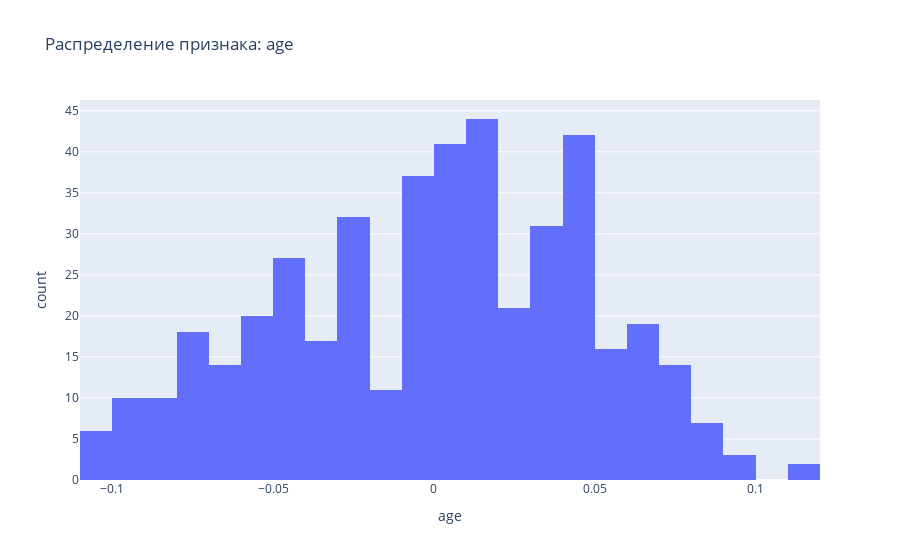
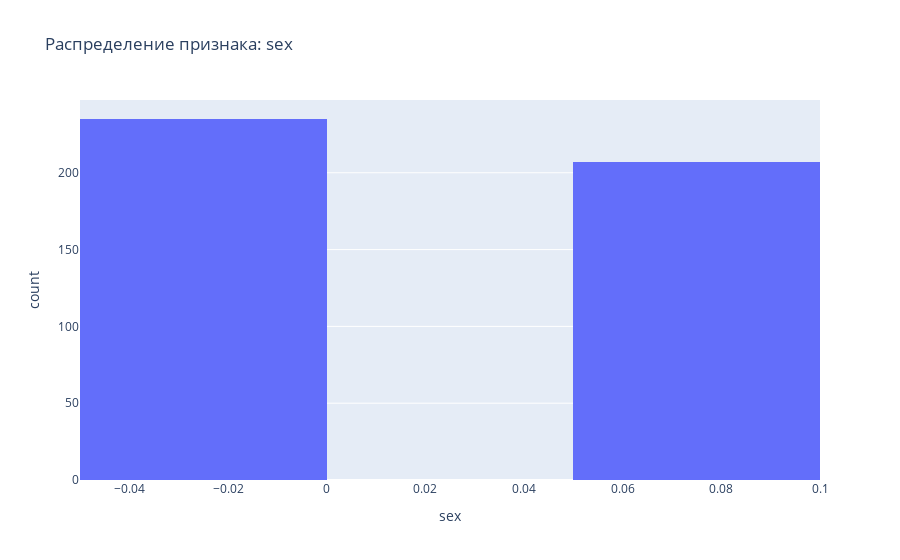
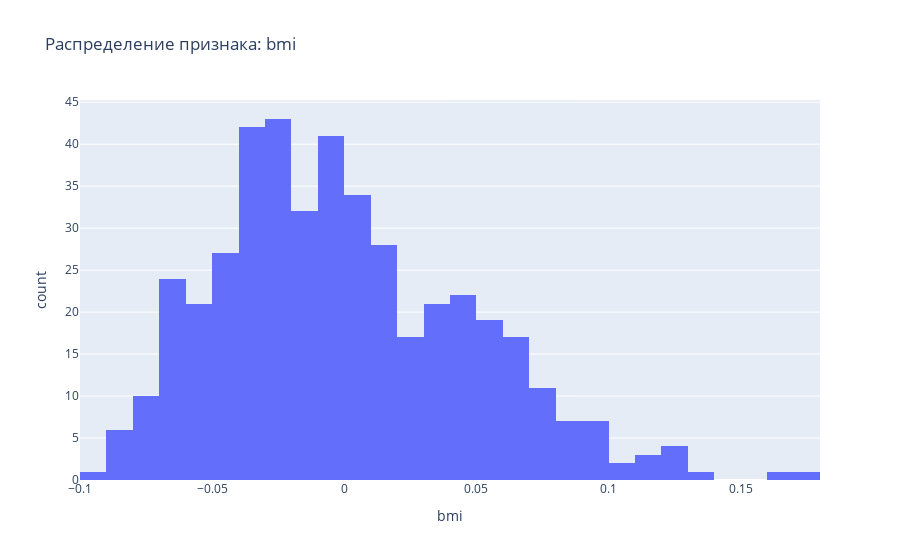
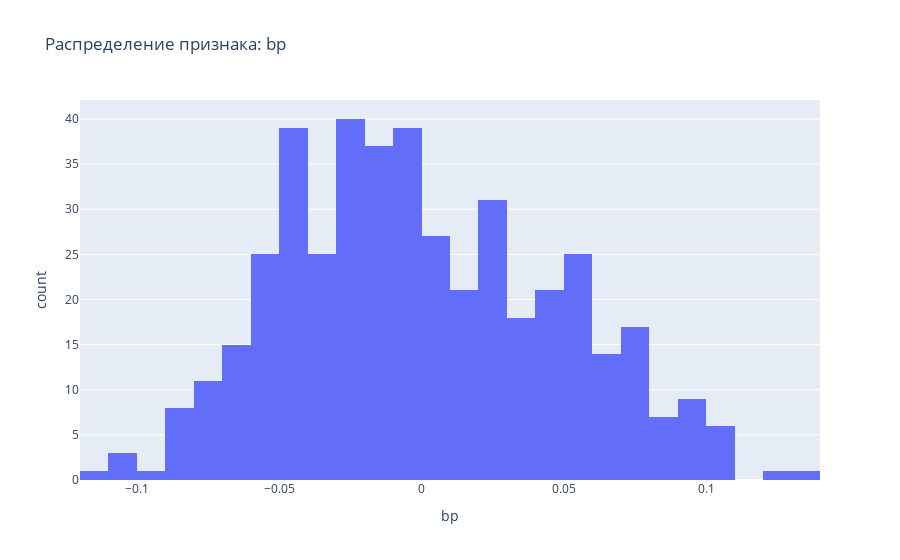

Notebook cell for these charts, in order:
### Code cell
df_diabetes = pd.DataFrame(diabetes.data, columns=diabetes.feature_names)

for feature in df_diabetes.columns:
    fig = px.histogram(
        df_diabetes, x=feature, title=f"Распределение признака: {feature}"
    )
    fig.show()

### Figure 1 — Plotly figure (JSON) as saved in the notebook; plotly's stock layout.template omitted (floating-point values rounded to 4 significant figures; data arrays with more than 128 entries replaced by an {"elided": "..."} marker saying what was removed)
{"data": [{"bingroup": "x", "hovertemplate": "age=%{x}<br>count=%{y}<extra></extra>", "legendgroup": "", "marker": {"color": "#636efa", "pattern": {"shape": ""}}, "name": "", "orientation": "v", "showlegend": false, "type": "histogram", "x": {"elided": "442 float values"}, "xaxis": "x", "yaxis": "y"}], "layout": {"barmode": "relative", "legend": {"tracegroupgap": 0}, "title": {"text": "Распределение признака: age"}, "xaxis": {"anchor": "y", "domain": [0, 1], "title": {"text": "age"}}, "yaxis": {"anchor": "x", "domain": [0, 1], "title": {"text": "count"}}}}

### Figure 2 — Plotly figure (JSON) as saved in the notebook; plotly's stock layout.template omitted (floating-point values rounded to 4 significant figures; data arrays with more than 128 entries replaced by an {"elided": "..."} marker saying what was removed)
{"data": [{"bingroup": "x", "hovertemplate": "sex=%{x}<br>count=%{y}<extra></extra>", "legendgroup": "", "marker": {"color": "#636efa", "pattern": {"shape": ""}}, "name": "", "orientation": "v", "showlegend": false, "type": "histogram", "x": {"elided": "442 float values"}, "xaxis": "x", "yaxis": "y"}], "layout": {"barmode": "relative", "legend": {"tracegroupgap": 0}, "title": {"text": "Распределение признака: sex"}, "xaxis": {"anchor": "y", "domain": [0, 1], "title": {"text": "sex"}}, "yaxis": {"anchor": "x", "domain": [0, 1], "title": {"text": "count"}}}}

### Figure 3 — Plotly figure (JSON) as saved in the notebook; plotly's stock layout.template omitted (floating-point values rounded to 4 significant figures; data arrays with more than 128 entries replaced by an {"elided": "..."} marker saying what was removed)
{"data": [{"bingroup": "x", "hovertemplate": "bmi=%{x}<br>count=%{y}<extra></extra>", "legendgroup": "", "marker": {"color": "#636efa", "pattern": {"shape": ""}}, "name": "", "orientation": "v", "showlegend": false, "type": "histogram", "x": {"elided": "442 float values"}, "xaxis": "x", "yaxis": "y"}], "layout": {"barmode": "relative", "legend": {"tracegroupgap": 0}, "title": {"text": "Распределение признака: bmi"}, "xaxis": {"anchor": "y", "domain": [0, 1], "title": {"text": "bmi"}}, "yaxis": {"anchor": "x", "domain": [0, 1], "title": {"text": "count"}}}}

### Figure 4 — Plotly figure (JSON) as saved in the notebook; plotly's stock layout.template omitted (floating-point values rounded to 4 significant figures; data arrays with more than 128 entries replaced by an {"elided": "..."} marker saying what was removed)
{"data": [{"bingroup": "x", "hovertemplate": "bp=%{x}<br>count=%{y}<extra></extra>", "legendgroup": "", "marker": {"color": "#636efa", "pattern": {"shape": ""}}, "name": "", "orientation": "v", "showlegend": false, "type": "histogram", "x": {"elided": "442 float values"}, "xaxis": "x", "yaxis": "y"}], "layout": {"barmode": "relative", "legend": {"tracegroupgap": 0}, "title": {"text": "Распределение признака: bp"}, "xaxis": {"anchor": "y", "domain": [0, 1], "title": {"text": "bp"}}, "yaxis": {"anchor": "x", "domain": [0, 1], "title": {"text": "count"}}}}
